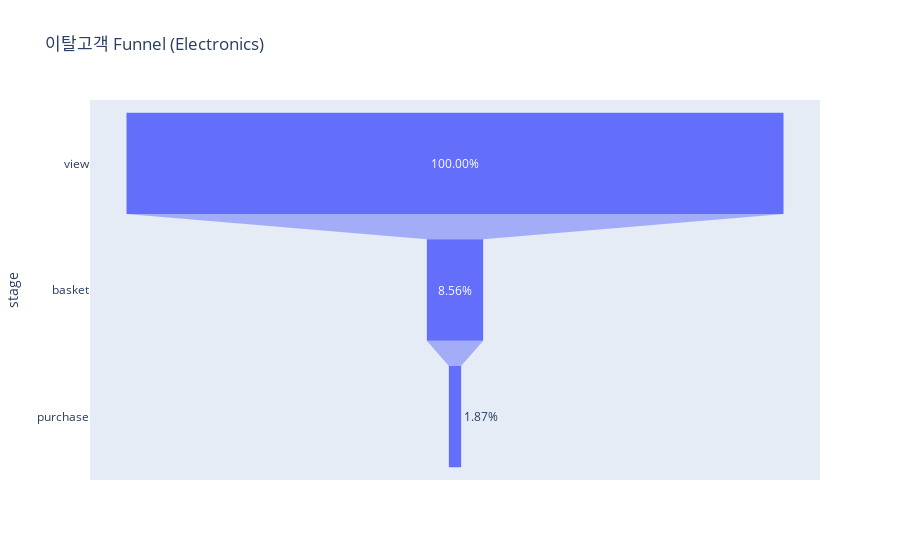

Source (notebook cell):
### Code cell
data = dict(
    number=[14104,1208,264],
    stage=['view','basket','purchase'],
    rate=[1,0.08564946114577425,0.01871809415768576]
)
fig = px.funnel(data, x='rate', y='stage', title='이탈고객 Funnel (Electronics)')
fig.update_traces(texttemplate="%{value:,.2%}")
fig.show()

### Figure 1 — Plotly figure (JSON) as saved in the notebook; plotly's stock layout.template omitted (floating-point values rounded to 4 significant figures)
{"data": [{"hovertemplate": "rate=%{x}<br>stage=%{y}<extra></extra>", "legendgroup": "", "marker": {"color": "#636efa"}, "name": "", "orientation": "h", "showlegend": false, "texttemplate": "%{value:,.2%}", "type": "funnel", "x": [1, 0.08565, 0.01872], "xaxis": "x", "y": ["view", "basket", "purchase"], "yaxis": "y"}], "layout": {"legend": {"tracegroupgap": 0}, "title": {"text": "이탈고객 Funnel (Electronics)"}, "xaxis": {"anchor": "y", "domain": [0, 1], "title": {"text": "rate"}}, "yaxis": {"anchor": "x", "domain": [0, 1], "title": {"text": "stage"}}}}
